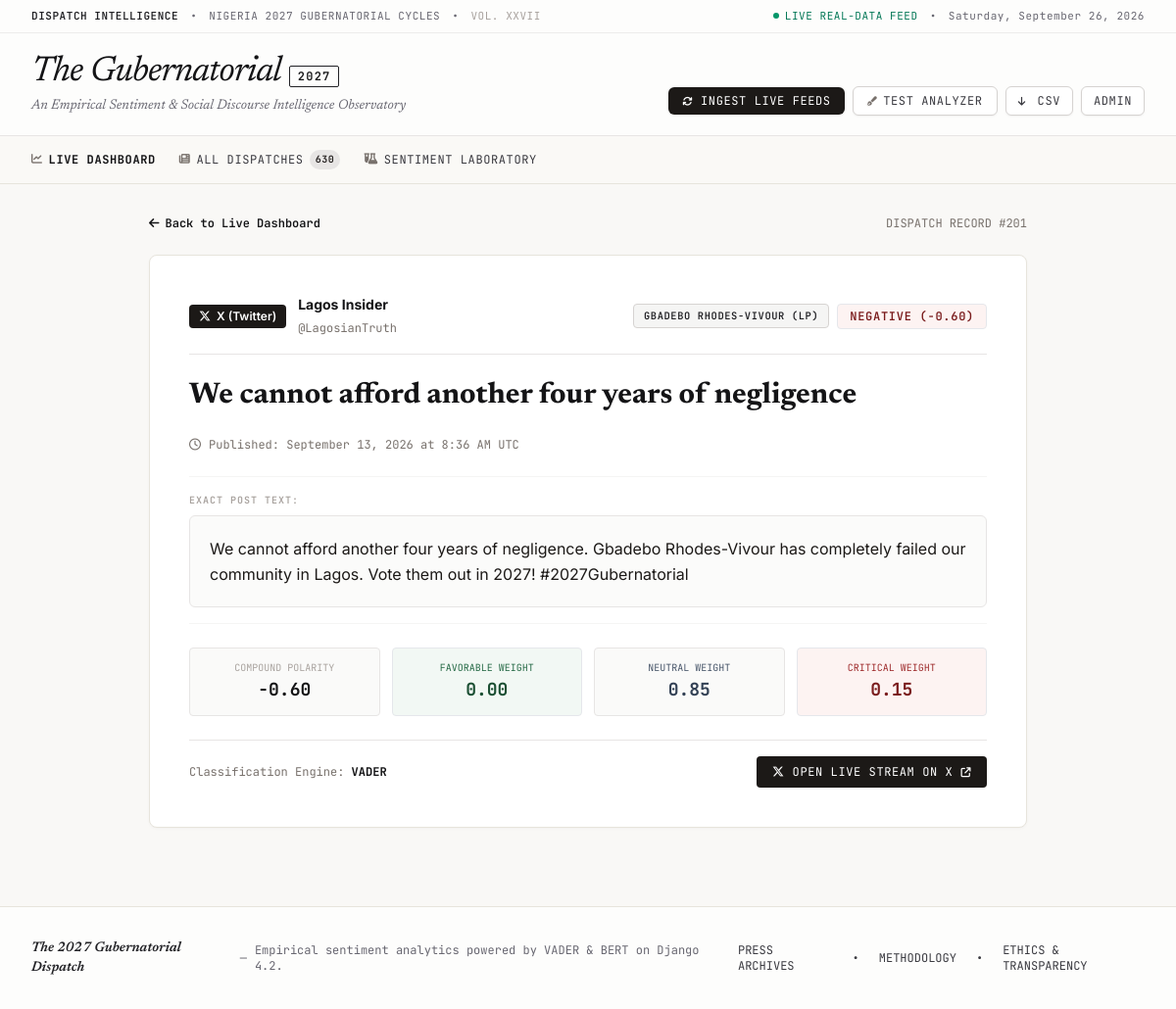
Screenshot of /post/201/ with the database file from the repository.
### tracker/models.py (models this page shows, shortened)
class SocialPost(models.Model):
    platform = models.CharField(max_length=50, choices=SocialPlatform.choices, db_index=True)
    external_id = models.CharField(max_length=200, help_text="Unique ID from source platform", db_index=True)
    author_name = models.CharField(max_length=150, blank=True, default="Anonymous")
    author_handle = models.CharField(max_length=100, blank=True, default="")
    content = models.TextField()
    url = models.URLField(max_length=500, blank=True, default="")
    candidate = models.ForeignKey(Candidate, on_delete=models.SET_NULL, null=True, blank=True, related_name='posts')
    state_race = models.ForeignKey(StateRace, on_delete=models.SET_NULL, null=True, blank=True, related_name='posts')
    sentiment_label = models.CharField(max_length=20, choices=SentimentLabel.choices, db_index=True)
    sentiment_score = models.FloatField(default=0.0, help_text="Compound polarity score: -1.0 (very negative) to +1.0 (very positive)")
    pos_score = models.FloatField(default=0.0)
    neu_score = models.FloatField(default=0.0)
    neg_score = models.FloatField(default=0.0)
    sentiment_engine = models.CharField(max_length=50, default="VADER", help_text="Model used: VADER or Transformers/BERT")
    likes_count = models.IntegerField(default=0)
    shares_count = models.IntegerField(default=0)
    comments_count = models.IntegerField(default=0)
    published_at = models.DateTimeField(db_index=True)
    collected_at = models.DateTimeField(auto_now_add=True)
    class Meta:
        ordering = ['-published_at']
        unique_together = ('platform', 'external_id')
        indexes = [
            models.Index(fields=['platform', 'sentiment_label']),
            models.Index(fields=['candidate', 'sentiment_label']),
            models.Index(fields=['published_at', 'sentiment_label']),
        ]
    @property
    def clean_content(self):
        import html
        text = html.unescape(self.content or "")
        text = text.replace("&nbsp;", " ")
        text = text.replace("View Full Coverage on Google News", "")
        text = re.sub(r'\s+', ' ', text).strip()
        if ". " in text:
            parts = text.split(". ")
            if len(parts) >= 2 and parts[0].strip().lower() in parts[1].strip().lower():
                text = ". ".join(parts[1:])
        text = re.sub(r'\s*-\s*[A-Za-z0-9\.\s]+$', '', text)
        return text.strip()
    @property
    def clean_headline(self):
        text = self.clean_content
        if ". " in text:
            first_sentence = text.split(". ")[0].strip()
            if len(first_sentence) > 20:
                return first_sentence
        if " - " in text:
            return text.split(" - ")[0].strip()
        return text[:120].strip()
    @property
    def working_url(self):
        import urllib.parse
        if self.platform == 'X':
            if self.url and ('x.com/' in self.url or 'twitter.com/' in self.url) and '/status/' in self.url:
                return self.url
        else:
            if self.url and self.url.startswith('http'):
                return self.url
            topic = self.candidate.name if self.candidate else '2027 gubernatorial election nigeria'
            q = urllib.parse.quote(topic)
            return f"https://news.google.com/search?q={q}&hl=en-NG&gl=NG&ceid=NG:en"

class Candidate(models.Model):
    name = models.CharField(max_length=150)
    party = models.CharField(max_length=100, help_text="e.g. APC, PDP, LP, NNPP, ADC")
    state_race = models.ForeignKey(StateRace, on_delete=models.CASCADE, related_name='candidates')
    alias_keywords = models.TextField(
        help_text="Comma-separated keywords or aliases for automatic entity recognition, e.g. 'GRV, Rhodes-Vivour, Gbadebo'",
        default=""
    )
    bio = models.TextField(blank=True, default="")
    avatar_color = models.CharField(max_length=20, default="#3B82F6", help_text="Hex color for charts & badges")
    twitter_handle = models.CharField(max_length=100, blank=True, default="")
    created_at = models.DateTimeField(auto_now_add=True)
    class Meta:
        ordering = ['name']

### tracker/views.py (the view)
# urls.py: path('post/<int:post_id>/', views.post_detail_view, name='post_detail'),
def post_detail_view(request, post_id):
    post = get_object_or_404(SocialPost.objects.select_related('candidate', 'state_race'), id=post_id)
    context = {
        'post': post,
    }
    return render(request, 'tracker/post_detail.html', context)

### templates/tracker/post_detail.html (shortened to what this page needs)
{% extends 'base.html' %}
{% block content %}
<div class="max-w-4xl mx-auto space-y-6">
    <div class="flex items-center justify-between font-mono text-xs text-stone-500">
        <a href="{% url 'tracker:dashboard' %}" class="inline-flex items-center space-x-1.5 text-ink-900 font-semibold hover:underline">
            <i class="fa-solid fa-arrow-left"></i>
            <span>Back to Live Dashboard</span>
        </a>
        <span>DISPATCH RECORD #{{ post.id }}</span>
    </div>
    <article class="paper-card rounded-lg p-6 sm:p-10 space-y-6">
        <div class="flex flex-wrap items-center justify-between gap-3 pb-4 border-b border-stone-200">
            <div class="flex items-center space-x-3">
                <span class="inline-flex items-center space-x-1.5 px-2.5 py-1 rounded font-semibold text-xs
                    {% if post.platform == 'X' %}bg-stone-900 text-white
                    {% elif post.platform == 'Facebook' %}bg-blue-600 text-white
                    {% elif post.platform == 'YouTube' %}bg-red-600 text-white
                    {% else %}bg-stone-100 text-stone-800 border border-stone-300{% endif %}">
                    {% if post.platform == 'X' %}<i class="fa-brands fa-x-twitter"></i> <span>X (Twitter)</span>
                    {% elif post.platform == 'Facebook' %}<i class="fa-brands fa-facebook"></i> <span>Facebook</span>
                    {% elif post.platform == 'YouTube' %}<i class="fa-brands fa-youtube"></i> <span>YouTube</span>
                    {% else %}<i class="fa-regular fa-newspaper"></i> <span>News Media</span>{% endif %}
                </span>
                <div>
                    <span class="font-bold text-ink-900 text-sm block">{{ post.author_name }}</span>
                    {% if post.author_handle %}
                    <span class="font-mono text-xs text-stone-500">{{ post.author_handle }}</span>
                    {% endif %}
                </div>
            </div>
            <div class="flex items-center space-x-2">
                {% if post.candidate %}
                <a href="{% url 'tracker:candidate_detail' post.candidate.id %}" class="stamp-badge px-2.5 py-1 rounded bg-stone-100 text-ink-800 border border-stone-300 hover:bg-stone-200 transition">
                    {{ post.candidate.name }} ({{ post.candidate.party }})
                </a>
                {% elif post.state_race %}
                <span class="stamp-badge px-2.5 py-1 rounded bg-stone-100 text-stone-700 border border-stone-300">
                    {{ post.state_race.state }} State
                </span>
                {% endif %}
                <span class="stamp-badge px-3 py-1 rounded text-xs
                    {% if post.sentiment_label == 'Positive' %}bg-sage-50 text-sage-700 border border-sage-300
                    {% elif post.sentiment_label == 'Negative' %}bg-rust-50 text-rust-700 border border-rust-300
                    {% else %}bg-slateink-50 text-slateink-700 border border-slateink-300{% endif %}">
                    {{ post.sentiment_label }} ({{ post.sentiment_score|floatformat:2 }})
                </span>
            </div>
        </div>
        <h1 class="text-2xl sm:text-3xl font-serif font-bold text-ink-900 leading-tight">
            {{ post.clean_headline }}
        </h1>
        <div class="font-mono text-xs text-stone-500 flex items-center space-x-2">
            <i class="fa-regular fa-clock"></i>
            <span>Published: {{ post.published_at|date:"F j, Y \a\t g:i A T" }}</span>
        </div>
        <div class="py-4 border-y border-stone-100">
            <h4 class="font-mono uppercase text-[10px] tracking-widest text-stone-400 mb-2 font-semibold">Exact Post Text:</h4>
            <div class="bg-stone-50/80 p-5 rounded-md border border-stone-200 text-stone-900 text-base leading-relaxed font-sans select-text">
                {{ post.clean_content|default:post.content }}
            </div>
        </div>
        <div class="grid grid-cols-1 sm:grid-cols-4 gap-3 font-mono text-xs">
            <div class="p-3 rounded bg-stone-50 border border-stone-200 text-center">
                <span class="text-stone-400 block text-[10px] uppercase">Compound Polarity</span>
                <span class="text-lg font-bold text-ink-900">{{ post.sentiment_score|floatformat:2 }}</span>
            </div>
            <div class="p-3 rounded bg-sage-50 border border-sage-200 text-center">
                <span class="text-sage-600 block text-[10px] uppercase">Favorable Weight</span>
                <span class="text-lg font-bold text-sage-700">{{ post.pos_score|floatformat:2 }}</span>
            </div>
            <div class="p-3 rounded bg-stone-50 border border-stone-200 text-center">
                <span class="text-slateink-600 block text-[10px] uppercase">Neutral Weight</span>
                <span class="text-lg font-bold text-slateink-700">{{ post.neu_score|floatformat:2 }}</span>
            </div>
            <div class="p-3 rounded bg-rust-50 border border-rust-200 text-center">
                <span class="text-rust-600 block text-[10px] uppercase">Critical Weight</span>
                <span class="text-lg font-bold text-rust-700">{{ post.neg_score|floatformat:2 }}</span>
            </div>
        </div>
        <div class="pt-4 border-t border-stone-200 flex flex-wrap items-center justify-between gap-3 font-mono text-xs">
            <span class="text-stone-500">Classification Engine: <strong class="text-ink-900">{{ post.sentiment_engine }}</strong></span>
            <div class="flex items-center space-x-2">
                {% if post.platform == 'X' %}
                <a href="{{ post.working_url }}" target="_blank" rel="noopener noreferrer" class="inline-flex items-center space-x-2 px-4 py-2 rounded bg-stone-900 hover:bg-black text-white font-mono text-xs uppercase tracking-wider transition shadow-sm">
                    <i class="fa-brands fa-x-twitter"></i>
                    <span>Open Live Stream on X</span>
                    <i class="fa-solid fa-arrow-up-right-from-square text-[10px] ml-1"></i>
                </a>
                {% endif %}
            </div>
        </div>
    </article>
</div>
{% endblock %}

### rows the page displays
SocialPost: id "201", author_name "Lagos Insider", author_handle "@LagosianTruth", candidate.name "GBADEBO RHODES-VIVOUR", candidate.party "LP", sentiment_label "NEGATIVE", sentiment_score "-0.60", clean_headline "We cannot afford another four years of negligence", published_at "September 13, 2026 at 8:36 AM UTC", clean_content "We cannot afford another four years of negligence. Gbadebo Rhodes-Vivour has completely failed our community in Lagos. Vote them out in 2027! #2027Gubernatorial", pos_score "0.00", neu_score "0.85", neg_score "0.15", sentiment_engine "VADER"

### other values shown
{{ global_dispatches_count|default:"545" }} "630"
